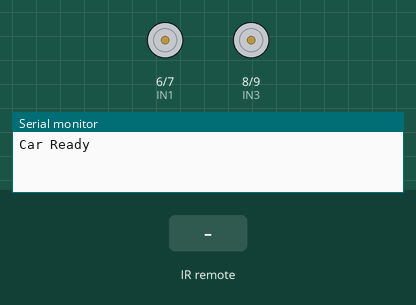
This sketch was run on a simulated Arduino Uno, built with avr-gcc and run on an emulated ATmega328P. Parts: motor-driver pin pairs drawn as motors (green arrow = first pin HIGH = forward, orange = second pin HIGH = backward, longer = more drive, scaled by the enable pin), the last lines printed to the serial monitor. Inputs (shaded band) come from the test bench.

Above: at 1.2 s.
1.3 s: infrared code 0x1FED827 received
At 1.8 s:
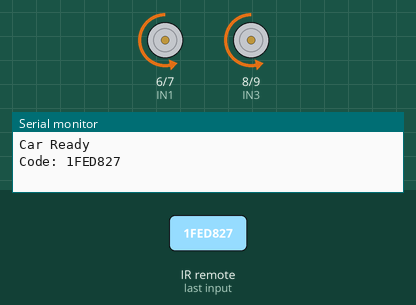
2.8 s: infrared code 0x1FEF00F received
At 4.0 s:
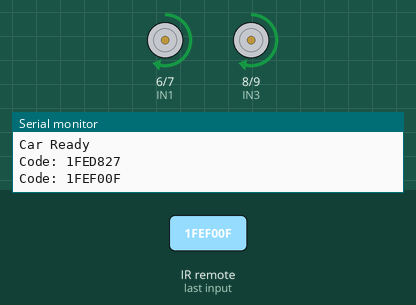
4.3 s: infrared code 0x1FE30CF received
At 5.3 s:
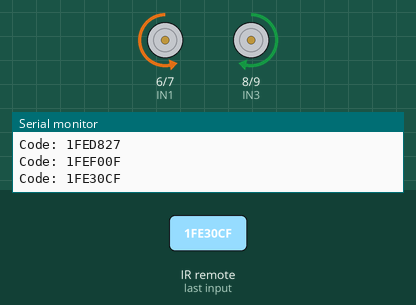
5.8 s: infrared code 0x1FE708F received
At 6.4 s:
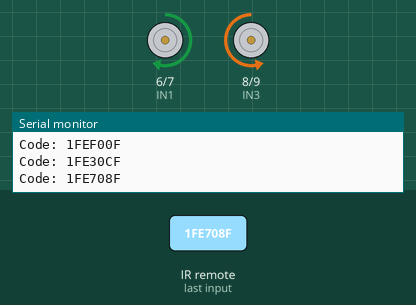
Timing chart, 0 to 8.3 s (numbered marks = the images above; inputs shaded):
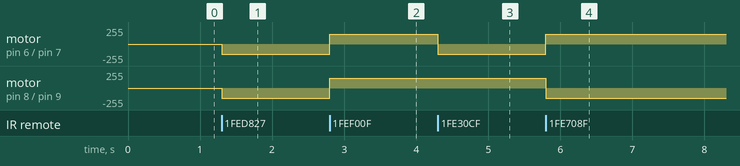

The sketch:

Arduino_IR_Remote_Control_Car.ino
```cpp
#include <IRremote.h>

#define IR_RECEIVE_PIN 11

#define ENA 5
#define IN1 6
#define IN2 7
#define IN3 8
#define IN4 9
#define ENB 10

IRrecv irrecv(IR_RECEIVE_PIN);
decode_results results;

unsigned long lastCommand = 0;

int motorSpeedA = 150;
int motorSpeedB = 150;

void setup() {
  Serial.begin(115200);
  Serial.println("Car Ready");

  irrecv.enableIRIn();

  pinMode(ENA, OUTPUT);
  pinMode(ENB, OUTPUT);
  pinMode(IN1, OUTPUT);
  pinMode(IN2, OUTPUT);
  pinMode(IN3, OUTPUT);
  pinMode(IN4, OUTPUT);

  Stop();
}

void loop() {
  if (irrecv.decode(&results)) {

    unsigned long command = results.value;

    // Handle repeat signal
    if (command == 0xFFFFFFFF) {
      command = lastCommand;
    }

    Serial.print("Code: ");
    Serial.println(command, HEX);

    switch (command) {

      case 0x1FED827: // 2 → Forward
        Forward();
        break;

      case 0x1FEF00F: // 8 → Backward
        Backward();
        break;

      case 0x1FE30CF: // 4 → Left
        Left();
        break;

      case 0x1FE708F: // 6 → Right
        Right();
        break;

      case 0x1FEB04F: // 5 → Stop
        Stop();
        break;
    }

    lastCommand = command;
    irrecv.resume();
  }
}

// ===== MOTOR CONTROL =====

void Forward() {
  analogWrite(ENA, motorSpeedA);
  analogWrite(ENB, motorSpeedB);

  digitalWrite(IN1, LOW);
  digitalWrite(IN2, HIGH);

  digitalWrite(IN3, LOW);
  digitalWrite(IN4, HIGH);
}

void Backward() {
  analogWrite(ENA, motorSpeedA);
  analogWrite(ENB, motorSpeedB);

  digitalWrite(IN1, HIGH);
  digitalWrite(IN2, LOW);

  digitalWrite(IN3, HIGH);
  digitalWrite(IN4, LOW);
}

void Left() {
  analogWrite(ENA, motorSpeedA);
  analogWrite(ENB, motorSpeedB);

  digitalWrite(IN1, LOW);
  digitalWrite(IN2, HIGH);

  digitalWrite(IN3, HIGH);
  digitalWrite(IN4, LOW);
}

void Right() {
  analogWrite(ENA, motorSpeedA);
  analogWrite(ENB, motorSpeedB);

  digitalWrite(IN1, HIGH);
  digitalWrite(IN2, LOW);

  digitalWrite(IN3, LOW);
  digitalWrite(IN4, HIGH);
}

void Stop() {
  analogWrite(ENA, 0);
  analogWrite(ENB, 0);

  digitalWrite(IN1, LOW);
  digitalWrite(IN2, LOW);
  digitalWrite(IN3, LOW);
  digitalWrite(IN4, LOW);
}
```

Measured:
- after the input at 1.3 s, motor on pin 6 (IN1) / pin 7 (IN2), motor on pin 8 (IN3) / pin 9 (IN4): stopped → backward 150/255 at once
- after the input at 2.8 s, motor on pin 6 (IN1) / pin 7 (IN2), motor on pin 8 (IN3) / pin 9 (IN4): backward 150/255 → forward 150/255 at once
- after the input at 4.3 s, motor on pin 6 (IN1) / pin 7 (IN2): forward 150/255 → backward 150/255 at once
- after the input at 5.8 s, motor on pin 6 (IN1) / pin 7 (IN2): backward 150/255 → forward 150/255 at once; motor on pin 8 (IN3) / pin 9 (IN4): forward 150/255 → backward 150/255 at once
